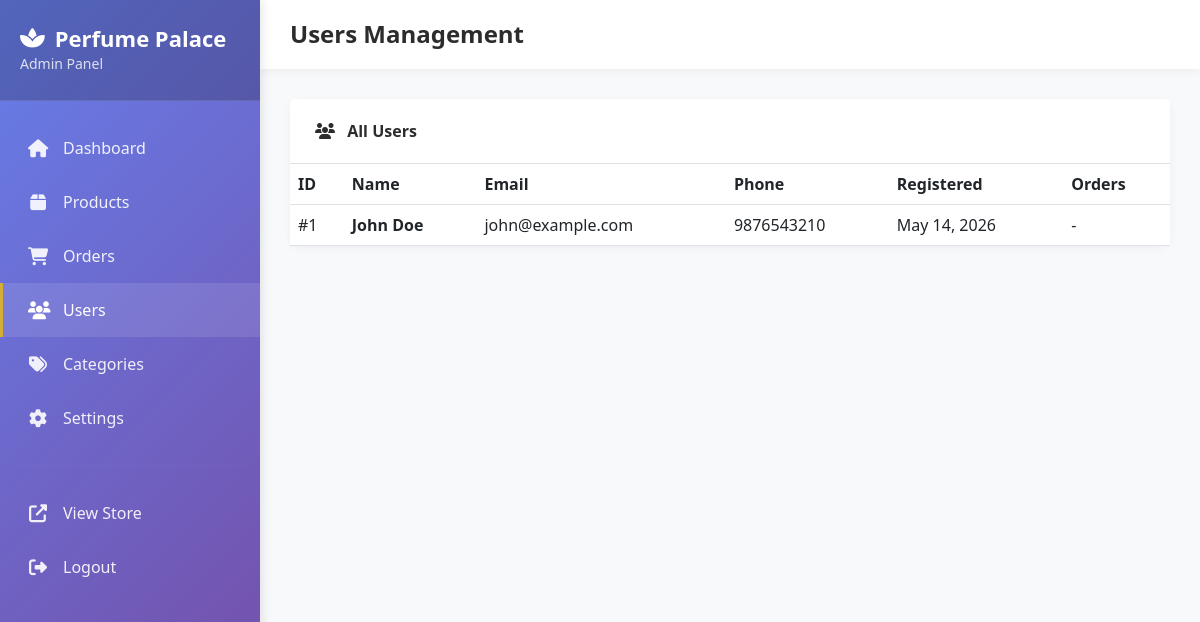
Page /admin/users.php (signed in) on the committed database.
### tables this page shows
CREATE TABLE users (
    id INT AUTO_INCREMENT PRIMARY KEY,
    name VARCHAR(100) NOT NULL,
    email VARCHAR(100) UNIQUE NOT NULL,
    password VARCHAR(255) NOT NULL,
    phone VARCHAR(20),
    profile_image VARCHAR(255) DEFAULT 'default-avatar.png',
    email_verified TINYINT(1) DEFAULT 0,
    verification_token VARCHAR(100),
    reset_token VARCHAR(100),
    reset_token_expiry DATETIME,
    status ENUM('active', 'inactive', 'blocked') DEFAULT 'active',
    created_at TIMESTAMP DEFAULT CURRENT_TIMESTAMP,
    updated_at TIMESTAMP DEFAULT CURRENT_TIMESTAMP ON UPDATE CURRENT_TIMESTAMP,
    INDEX idx_email (email),
    INDEX idx_status (status)
);

### admin/users.php (the view, shortened to what this page needs)
<?php
try {
    $db = Database::getInstance()->getConnection();
    $stmt = $db->query("SELECT * FROM users ORDER BY created_at DESC");
    $users = $stmt->fetchAll();
} catch (Exception $e) {
    $error = $e->getMessage();
}
?>
<!DOCTYPE html>
<html lang="en">
<head>
    <link href="https://cdn.jsdelivr.net/npm/bootstrap@5.3.0/dist/css/bootstrap.min.css" rel="stylesheet">
    <link rel="stylesheet" href="https://cdnjs.cloudflare.com/ajax/libs/font-awesome/6.4.0/css/all.min.css">
</head>
<body>
    <div class="sidebar">
        <div class="sidebar-header">
            <h3><i class="fas fa-spa"></i> Perfume Palace</h3>
            <small style="opacity: 0.8;">Admin Panel</small>
        </div>
        <div class="sidebar-menu">
            <a href="index.php"><i class="fas fa-home"></i><span>Dashboard</span></a>
            <a href="products.php"><i class="fas fa-box"></i><span>Products</span></a>
            <a href="orders.php"><i class="fas fa-shopping-cart"></i><span>Orders</span></a>
            <a href="users.php" class="active"><i class="fas fa-users"></i><span>Users</span></a>
            <a href="categories.php"><i class="fas fa-tags"></i><span>Categories</span></a>
            <a href="settings.php"><i class="fas fa-cog"></i><span>Settings</span></a>
            <hr style="border-color: rgba(255,255,255,0.1); margin: 20px 15px;">
            <a href="../index.php" target="_blank"><i class="fas fa-external-link-alt"></i><span>View Store</span></a>
            <a href="logout.php"><i class="fas fa-sign-out-alt"></i><span>Logout</span></a>
        </div>
    </div>
    <div class="main-content">
        <div class="top-navbar"><h4>Users Management</h4></div>
        <div class="content-area">
            <div class="card">
                <div class="card-header"><i class="fas fa-users me-2"></i> All Users</div>
                <div class="card-body p-0">
                    <div class="table-responsive">
                        <table class="table table-hover mb-0">
                            <thead>
                                <tr><th>ID</th><th>Name</th><th>Email</th><th>Phone</th><th>Registered</th><th>Orders</th></tr>
                            </thead>
                            <tbody>
                                <?php if (!empty($users)): foreach ($users as $user): ?>
                                    <tr>
                                        <td>#<?php echo $user['id']; ?></td>
                                        <td><strong><?php echo htmlspecialchars($user['name']); ?></strong></td>
                                        <td><?php echo htmlspecialchars($user['email']); ?></td>
                                        <td><?php echo htmlspecialchars($user['phone'] ?? 'N/A'); ?></td>
                                        <td><?php echo date('M j, Y', strtotime($user['created_at'])); ?></td>
                                        <td>-</td>
                                    </tr>
                                <?php endforeach; else: ?>
                                    <tr><td colspan="6" class="text-center py-4 text-muted">No users found</td></tr>
                                <?php endif; ?>
                            </tbody>
                        </table>
                    </div>
                </div>
            </div>
        </div>
    </div>
</body>
</html>

### admin/users.php (style rules this page uses)
:root { --primary: #d4af37; --secondary: #2c2c2c; --sidebar-width: 260px; }
body { font-family: 'Segoe UI', Tahoma, Geneva, Verdana, sans-serif; background: #f8f9fa; }
.sidebar { position: fixed; top: 0; left: 0; height: 100vh; width: var(--sidebar-width); background: linear-gradient(135deg, #667eea 0%, #764ba2 100%); color: white; padding: 0; z-index: 1000; box-shadow: 2px 0 10px rgba(0,0,0,0.1); }
.sidebar-header { padding: 25px 20px; background: rgba(0,0,0,0.2); border-bottom: 1px solid rgba(255,255,255,0.1); }
.sidebar-header h3 { margin: 0; font-size: 22px; font-weight: 700; display: flex; align-items: center; gap: 10px; }
.sidebar-menu { padding: 20px 0; }
.sidebar-menu a { display: flex; align-items: center; gap: 15px; padding: 15px 25px; color: rgba(255,255,255,0.9); text-decoration: none; transition: all 0.3s; border-left: 3px solid transparent; }
.sidebar-menu a:hover, .sidebar-menu a.active { background: rgba(255,255,255,0.1); border-left-color: var(--primary); color: white; }
.sidebar-menu a i { width: 20px; text-align: center; font-size: 18px; }
.main-content { margin-left: var(--sidebar-width); padding: 0; }
.top-navbar { background: white; padding: 20px 30px; box-shadow: 0 2px 10px rgba(0,0,0,0.05); }
.top-navbar h4 { margin: 0; color: var(--secondary); font-weight: 600; }
.content-area { padding: 30px; }
.card { border: none; border-radius: 12px; box-shadow: 0 2px 10px rgba(0,0,0,0.05); }
.card-header { background: white; border-bottom: 1px solid #e0e0e0; padding: 20px 25px; font-weight: 600; color: var(--secondary); }

### rows in the picture
users: id "1", name "John Doe", email "john@example.com", phone "9876543210", created_at "May 14, 2026"
